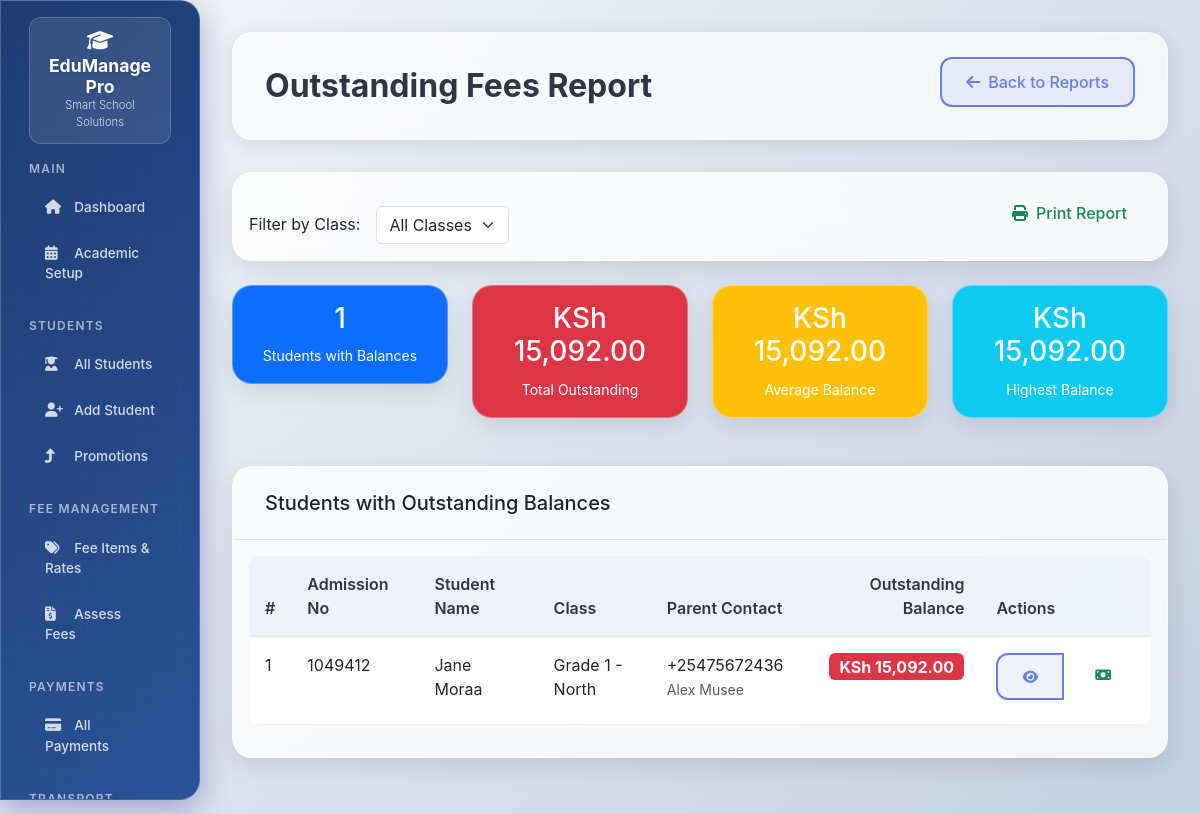
Page /reports/outstanding_fees (signed in) on the committed database.
### models.py (models this page shows, shortened)
class Student(db.Model):
    __tablename__ = "students"
    id = db.Column(db.Integer, primary_key=True)
    admission_no = db.Column(db.String(20), unique=True, nullable=False)
    first_name = db.Column(db.String(100), nullable=False)
    last_name = db.Column(db.String(100), nullable=False)
    date_of_birth = db.Column(db.Date)
    class_id = db.Column(db.Integer, db.ForeignKey("classes.id"), nullable=False)
    stream_id = db.Column(db.Integer, db.ForeignKey("streams.id"))
    student_type = db.Column(db.Enum(StudentType), nullable=False)
    parent_name = db.Column(db.String(100))
    parent_phone = db.Column(db.String(20))
    parent_email = db.Column(db.String(100))
    vehicle_id = db.Column(db.Integer, db.ForeignKey("vehicles.id"))
    transport_distance_km = db.Column(db.Numeric(6, 2))  # Distance from school
    is_active = db.Column(db.Boolean, default=True)
    admission_date = db.Column(db.Date, default=date.today)
    class_obj = db.relationship("Class", backref="students")
    stream = db.relationship("Stream", back_populates="students")
    vehicle = db.relationship("Vehicle", back_populates="students")
    @property
    def full_name(self):
        return f"{self.first_name} {self.last_name}"
    def get_current_balance(self):
        total_fees = db.session.query(db.func.sum(FeeAssessment.amount)) \
                         .filter_by(student_id=self.id).scalar() or 0
        total_payments = db.session.query(db.func.sum(Payment.amount)) \
                             .filter_by(student_id=self.id).scalar() or 0
        return Decimal(str(total_fees)) - Decimal(str(total_payments))

class Class(db.Model):
    __tablename__ = "classes"
    id = db.Column(db.Integer, primary_key=True)
    name = db.Column(db.String(50), nullable=False, unique=True)  # "Form 1", "Grade 8"
    level = db.Column(db.String(20))  # "Primary", "Secondary"
    next_class_id = db.Column(db.Integer, db.ForeignKey("classes.id"))  # For automatic promotion
    next_class = db.relationship("Class", remote_side=[id])
    streams = db.relationship("Stream", back_populates="class_obj", cascade="all, delete-orphan")

class Stream(db.Model):
    __tablename__ = "streams"
    id = db.Column(db.Integer, primary_key=True)
    class_id = db.Column(db.Integer, db.ForeignKey("classes.id"), nullable=False)
    name = db.Column(db.String(10), nullable=False)  # "A", "B", "C"
    capacity = db.Column(db.Integer, default=40)
    class_obj = db.relationship("Class", back_populates="streams")
    students = db.relationship("Student", back_populates="stream")
    __table_args__ = (db.UniqueConstraint("class_id", "name", name="unique_class_stream"),)

### app.py (the view)
@app.route('/reports/outstanding_fees')
@login_required
def outstanding_fees_report():
    class_id = request.args.get('class_id', type=int)
    query = Student.query.filter_by(is_active=True)
    if class_id:
        query = query.filter_by(class_id=class_id)
    students_with_outstanding = []
    for student in query.all():
        balance = student.get_current_balance()
        if balance > 0:
            students_with_outstanding.append({
                'student': student,
                'balance': balance
            })
    students_with_outstanding.sort(key=lambda x: x['balance'], reverse=True)
    classes = Class.query.all()
    return render_template('reports/outstanding_fees.html',
                           students_with_outstanding=students_with_outstanding,
                           classes=classes,
                           selected_class=class_id)

### app.py (called while the page is built)
@app.context_processor
def inject_common_vars():
    return {
        'date': date,
        'datetime': datetime,
        'Decimal': Decimal,
        'today': date.today(),  # Current date
        'now': datetime.now()   # Current datetime
    }

@app.context_processor
def inject_enums():
    return {
        'StudentType': StudentType,
        'UserRole': UserRole,
        'PaymentMode': PaymentMode,
        'FeeScope': FeeScope,
        'PromotionStatus': PromotionStatus
    }

@login_manager.user_loader
def load_user(user_id):
    return User.query.get(int(user_id))

@app.template_filter('currency')
def currency_filter(amount):
    if amount is None:
        return "KSh 0.00"
    return f"KSh {amount:,.2f}"

### Templates/reports/outstanding_fees.html (shortened to what this page needs)
{% extends "base.html" %}
{% block page_title %}Outstanding Fees Report{% endblock %}
{% block page_actions %}
<a href="{{ url_for('reports') }}" class="btn btn-outline-primary">
    <i class="fas fa-arrow-left me-2"></i>Back to Reports
</a>
{% endblock %}
{% block content %}
<div class="card mb-4">
    <div class="card-body">
        <form method="GET" class="row g-3 align-items-end">
            <div class="col-auto">
                <label class="form-label">Filter by Class:</label>
            </div>
            <div class="col-auto">
                <select class="form-select" name="class_id" onchange="this.form.submit()">
                    <option value="">All Classes</option>
                </select>
            </div>
            <div class="col-auto ms-auto">
                <button type="button" class="btn btn-outline-success" onclick="window.print()">
                    <i class="fas fa-print me-2"></i>Print Report
                </button>
            </div>
        </form>
    </div>
</div>
<div class="row mb-4">
    <div class="col-md-3">
        <div class="card bg-primary text-white">
            <div class="card-body text-center">
                <h3>{{ students_with_outstanding|length }}</h3>
                <small>Students with Balances</small>
            </div>
        </div>
    </div>
    <div class="col-md-3">
        <div class="card bg-danger text-white">
            <div class="card-body text-center">
                {% set total_outstanding = students_with_outstanding|sum(attribute='balance') %}
                <h3>{{ total_outstanding|currency }}</h3>
                <small>Total Outstanding</small>
            </div>
        </div>
    </div>
    <div class="col-md-3">
        <div class="card bg-warning text-white">
            <div class="card-body text-center">
                {% if students_with_outstanding|length > 0 %}
                    {% set avg_balance = (students_with_outstanding|sum(attribute='balance')) / (students_with_outstanding|length) %}
                    <h3>{{ avg_balance|currency }}</h3>
                {% else %}
                    <h3>KSh 0.00</h3>
                {% endif %}
                <small>Average Balance</small>
            </div>
        </div>
    </div>
    <div class="col-md-3">
        <div class="card bg-info text-white">
            <div class="card-body text-center">
                {% if students_with_outstanding|length > 0 %}
                    {% set max_balance = students_with_outstanding|max(attribute='balance') %}
                    <h3>{{ max_balance.balance|currency }}</h3>
                {% else %}
                    <h3>KSh 0.00</h3>
                {% endif %}
                <small>Highest Balance</small>
            </div>
        </div>
    </div>
</div>
<div class="card">
    <div class="card-header">
        <h5 class="mb-0">Students with Outstanding Balances</h5>
    </div>
    <div class="card-body">
        {% if students_with_outstanding %}
            <div class="table-responsive">
                <table class="table table-hover">
                    <thead>
                        <tr>
                            <th>#</th>
                            <th>Admission No</th>
                            <th>Student Name</th>
                            <th>Class</th>
                            <th>Parent Contact</th>
                            <th class="text-end">Outstanding Balance</th>
                            <th>Actions</th>
                        </tr>
                    </thead>
                    <tbody>
                        {% for item in students_with_outstanding %}
                        <tr>
                            <td>{{ loop.index }}</td>
                            <td>{{ item.student.admission_no }}</td>
                            <td>{{ item.student.full_name }}</td>
                            <td>
                                {{ item.student.class_obj.name }}
                                {% if item.student.stream %}
                                    -{{ item.student.stream.name }}
                                {% endif %}
                            </td>
                            <td>
                                {{ item.student.parent_phone }}<br>
                                <small class="text-muted">{{ item.student.parent_name }}</small>
                            </td>
                            <td class="text-end">
                                <span class="badge bg-danger fs-6">{{ item.balance|currency }}</span>
                            </td>
                            <td>
                                <div class="btn-group btn-group-sm">
                                    <a href="{{ url_for('student_detail', student_id=item.student.id) }}"
                                       class="btn btn-outline-primary" title="View Details">
                                        <i class="fas fa-eye"></i>
                                    </a>
                                    <a href="{{ url_for('add_payment', student_id=item.student.id) }}"
                                       class="btn btn-outline-success" title="Record Payment">
                                        <i class="fas fa-money-bill"></i>
                                    </a>
                                </div>
                            </td>
                        </tr>
                        {% endfor %}
                    </tbody>
                </table>
            </div>
        {% else %}
            <div class="alert alert-success">
                <i class="fas fa-check-circle me-2"></i>
                No students with outstanding balances found.
            </div>
        {% endif %}
    </div>
</div>
{% endblock %}

### Templates/base.html (style rules this page uses)
:root { --primary-gradient: linear-gradient(135deg, #667eea 0%, #764ba2 100%); --modern-gradient: linear-gradient(135deg, #1e3c72 0%, #2a5298 100%); --glass-bg: rgba(255, 255, 255, 0.1); --glass-border: rgba(255, 255, 255, 0.2); --shadow-light: 0 8px 32px rgba(31, 38, 135, 0.37); --shadow-hover: 0 15px 35px rgba(31, 38, 135, 0.5); --border-radius: 20px; --border-radius-small: 12px; --transition: all 0.2s ease; }
body { font-family: 'Inter', -apple-system, BlinkMacSystemFont, 'Segoe UI', sans-serif; background: linear-gradient(135deg, #f5f7fa 0%, #c3cfe2 100%); min-height: 100vh; }
.card { background: rgba(255, 255, 255, 0.8); backdrop-filter: blur(20px); border: 1px solid rgba(255, 255, 255, 0.3); border-radius: var(--border-radius); box-shadow: 0 8px 25px rgba(0, 0, 0, 0.1); transition: var(--transition); margin-bottom: 1.5rem; }
.card-header { background: transparent; border-bottom: 1px solid rgba(0, 0, 0, 0.1); border-radius: var(--border-radius) var(--border-radius) 0 0 !important; padding: 1.5rem 2rem; font-weight: 600; }
.btn { border-radius: var(--border-radius-small); font-weight: 500; transition: var(--transition); border: none; padding: 0.7rem 1.5rem; margin-right: 0.5rem; margin-bottom: 0.5rem; }
.btn:last-child { margin-right: 0; }
.btn-outline-primary { border: 2px solid #667eea; color: #667eea; background: rgba(102, 126, 234, 0.1); }
.table { background: rgba(255, 255, 255, 0.9); border-radius: var(--border-radius-small); overflow: hidden; }
.table th { border-top: none; font-weight: 600; color: #2d3748; background: rgba(102, 126, 234, 0.1); padding: 1rem; }
.table td { padding: 1rem; border-color: rgba(0, 0, 0, 0.05); }

### rows in the picture
Student: student.admission_no "1049412", student.full_name "Jane Moraa", student.parent_phone "+25475672436", student.parent_name "Alex Musee"
Class: student.class_obj.name "Grade 1"
Stream: student.stream.name "North"

### other values in the picture
{{ students_with_outstanding|length }} "1"
{{ total_outstanding|currency }} "KSh 15,092.00"
{{ avg_balance|currency }} "KSh 15,092.00"
{{ max_balance.balance|currency }} "KSh 15,092.00"
{{ item.balance|currency }} "KSh 15,092.00"
